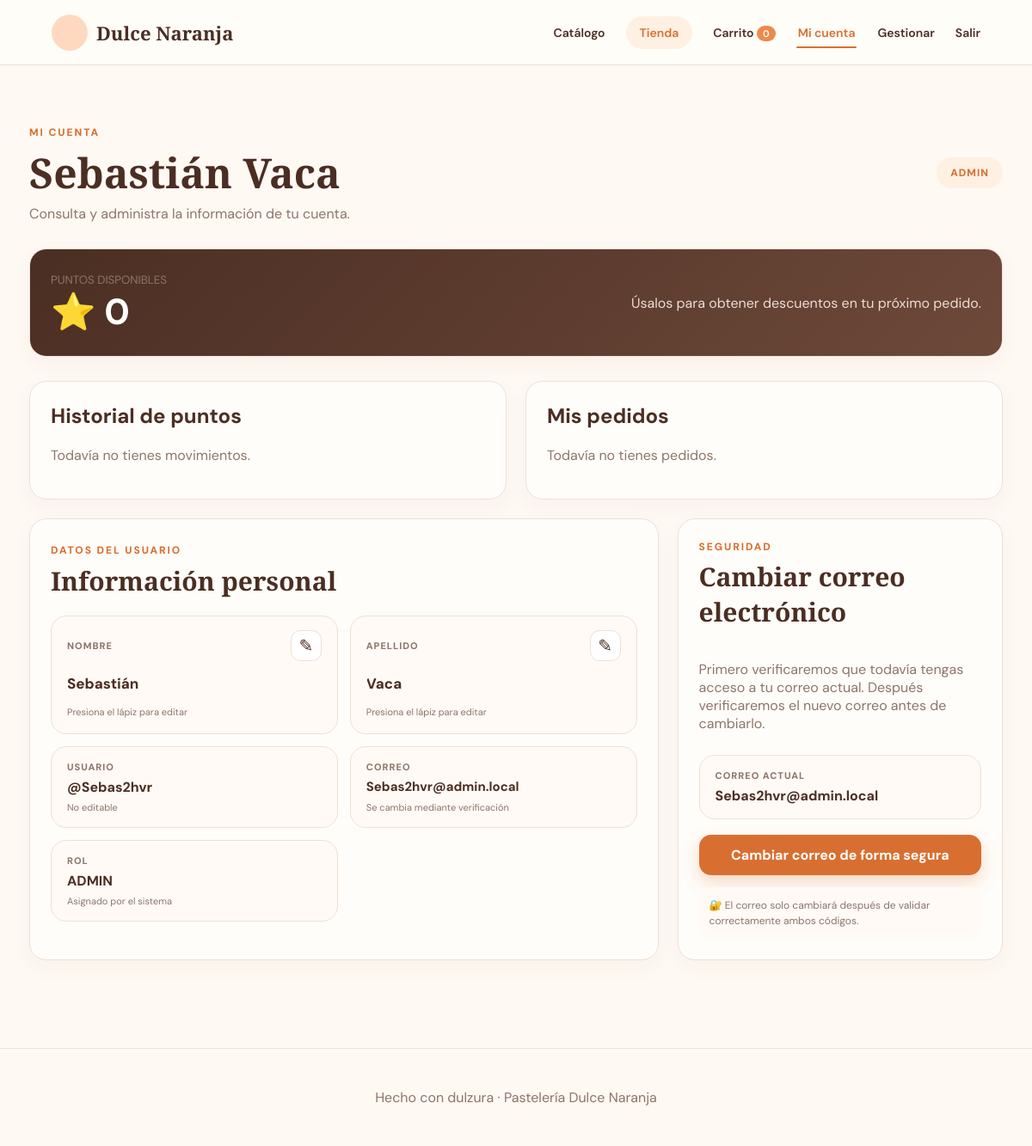
Screenshot of /profile (signed in) with the database file from the repository.
### tables this page shows
CREATE TABLE `users` (
  `id` bigint(20) unsigned NOT NULL AUTO_INCREMENT,
  `role_id` int(10) unsigned NOT NULL,
  `first_name` varchar(80) NOT NULL,
  `second_name` varchar(80) DEFAULT NULL,
  `last_name` varchar(80) NOT NULL,
  `second_last_name` varchar(80) NOT NULL,
  `username` varchar(60) NOT NULL,
  `email` varchar(160) NOT NULL,
  `google_sub` varchar(255) DEFAULT NULL,
  `password_hash` varchar(255) NOT NULL,
  `points_balance` int(11) NOT NULL DEFAULT 0,
  `status` enum('ACTIVE','INACTIVE','BANNED') NOT NULL DEFAULT 'ACTIVE',
  `created_at` timestamp NULL DEFAULT current_timestamp(),
  `updated_at` timestamp NULL DEFAULT current_timestamp() ON UPDATE current_timestamp(),
  PRIMARY KEY (`id`),
  UNIQUE KEY `username` (`username`),
  UNIQUE KEY `email` (`email`),
  UNIQUE KEY `google_sub` (`google_sub`),
  KEY `idx_users_role` (`role_id`),
  KEY `idx_users_status` (`status`),
  CONSTRAINT `fk_users_role` FOREIGN KEY (`role_id`) REFERENCES `roles` (`id`)
);

CREATE TABLE `roles` (
  `id` int(10) unsigned NOT NULL AUTO_INCREMENT,
  `name` varchar(50) NOT NULL,
  `created_at` timestamp NULL DEFAULT current_timestamp(),
  PRIMARY KEY (`id`),
  UNIQUE KEY `name` (`name`)
);

### src/Helpers/View.php (called while the page is built, shortened)
<?php
final class View {
    public static function render(string $view,array $data=[]):void {
        extract($data,EXTR_SKIP); $base=dirname(__DIR__,2).'/views/';
        $viewFile=$base.$view.'.php'; if(!is_file($viewFile)){http_response_code(500);exit('Vista no encontrada');}
        $auth=Auth::user(); $flashes=Flash::all(); $title=$data['title']??'Pastelería Dulce Naranja';
        require $base.'components/header.php';
        require $viewFile; require $base.'components/footer.php';
    }
    public static function e(mixed $v):string { return htmlspecialchars((string)$v,ENT_QUOTES,'UTF-8'); }
}

### src/Controllers/ProfileController.php (called while the page is built, shortened)
<?php
final class ProfileController
{
    public function show():void
    {
        AuthMiddleware::handle();$u=Auth::user();$pdo=Database::connection();
        $s=$pdo->prepare('SELECT pm.*,o.id order_no FROM point_movements pm LEFT JOIN orders o ON o.id=pm.order_id WHERE pm.user_id=? ORDER BY pm.created_at DESC LIMIT 50');$s->execute([$u['id']]);$mov=$s->fetchAll();
        $s=$pdo->prepare('SELECT o.*,os.name status_name FROM orders o JOIN order_statuses os ON os.id=o.status_id WHERE o.user_id=? ORDER BY o.created_at DESC LIMIT 20');$s->execute([$u['id']]);
        View::render('cliente/profile',['title'=>'Mi cuenta','movements'=>$mov,'orders'=>$s->fetchAll()]);
    }
}

### public/index.php (called while the page is built, shortened)
<?php
$r=new Router();
$r->add('GET','/',[HomeController::class,'home']);$r->add('GET','/catalog',[HomeController::class,'catalog']);$r->add('GET','/catalogo',[HomeController::class,'catalogo']);$r->add('GET','/product/{id}',[HomeController::class,'product']);$r->add('GET','/dashboard',[HomeController::class,'dashboard']);
$r->add('GET','/login',[AuthController::class,'loginForm']);$r->add('POST','/login',[AuthController::class,'login']);$r->add('GET','/register',[AuthController::class,'registerForm']);$r->add('POST','/register',[AuthController::class,'register']);$r->add('GET','/setup-admin',[AuthController::class,'setupForm']);$r->add('POST','/setup-admin',[AuthController::class,'setup']);$r->add('POST','/logout',[AuthController::class,'logout']);
$r->add('GET','/auth/google',[AuthController::class,'googleStart']);$r->add('GET','/auth/google/callback',[AuthController::class,'googleCallback']);
$r->add('GET','/cart',[CartController::class,'show']);$r->add('POST','/cart/add',[CartController::class,'add']);$r->add('POST','/cart/update',[CartController::class,'update']);$r->add('POST','/checkout',[CartController::class,'checkout']);
$r->add('GET','/profile',[ProfileController::class,'show']);$r->add('POST','/profile/update',[ProfileController::class,'updateProfile']);
$r->add('GET','/tienda',[StoreController::class,'index']);$r->add('POST','/tienda/canjear/{id}',[StoreController::class,'redeem']);
$r->add('POST','/profile/email/request-current',[ProfileController::class,'requestCurrentEmailCode']);$r->add('GET','/profile/email/verify-current',[ProfileController::class,'currentEmailCodeForm']);$r->add('POST','/profile/email/verify-current',[ProfileController::class,'verifyCurrentEmailCode']);
$r->add('GET','/profile/email/new',[ProfileController::class,'newEmailForm']);$r->add('POST','/profile/email/request-new',[ProfileController::class,'requestNewEmailCode']);$r->add('GET','/profile/email/verify-new',[ProfileController::class,'newEmailCodeForm']);$r->add('POST','/profile/email/verify-new',[ProfileController::class,'verifyNewEmailCode']);
$r->add('GET','/admin',[AdminController::class,'dashboard']);$r->add('GET','/admin/products',[AdminProductController::class,'index']);$r->add('GET','/admin/products/create',[AdminProductController::class,'create']);$r->add('POST','/admin/products',[AdminProductController::class,'store']);$r->add('GET','/admin/products/{id}/edit',[AdminProductController::class,'edit']);$r->add('POST','/admin/products/{id}/update',[AdminProductController::class,'update']);$r->add('POST','/admin/products/{id}/delete',[AdminProductController::class,'delete']);
$r->add('GET','/admin/categories',[AdminCategoryController::class,'index']);$r->add('POST','/admin/categories',[AdminCategoryController::class,'store']);$r->add('POST','/admin/categories/{id}/toggle',[AdminCategoryController::class,'toggle']);$r->add('GET','/admin/rewards',[AdminRewardController::class,'index']);$r->add('POST','/admin/rewards',[AdminRewardController::class,'store']);$r->add('POST','/admin/rewards/{id}/toggle',[AdminRewardController::class,'toggle']);
$r->add('GET','/admin/users',[AdminUserController::class,'index']);$r->add('POST','/admin/users/{id}/status',[AdminUserController::class,'status']);$r->add('POST','/admin/users/{id}/role',[AdminUserController::class,'requestRole']);$r->add('GET','/admin/users/role/verify',[AdminUserController::class,'verifyRoleForm']);$r->add('POST','/admin/users/role/verify',[AdminUserController::class,'verifyRole']);
$r->add('GET','/admin/orders',[AdminOrderController::class,'index']);$r->add('POST','/admin/orders/{id}/status',[AdminOrderController::class,'status']);
$r->add('GET','/admin/settings',[AdminSettingsController::class,'index']);$r->add('POST','/admin/settings',[AdminSettingsController::class,'save']);
$r->add('GET','/admin/reports',[AdminReportController::class,'index']);
$r->dispatch($_SERVER['REQUEST_METHOD'],$_SERVER['REQUEST_URI']);

### src/Helpers/Auth.php (called while the page is built, shortened)
<?php
final class Auth {
    public static function user(): ?array {
        $id=$_SESSION['user_id'] ?? null; if (!$id) return null;
        $st=Database::connection()->prepare('SELECT u.id,u.first_name,u.second_name,u.last_name,u.second_last_name,u.username,u.email,u.points_balance,u.status,r.name role FROM users u JOIN roles r ON r.id=u.role_id WHERE u.id=? LIMIT 1');
        $st->execute([$id]); return $st->fetch() ?: null;
    }
    public static function can(string $permission):bool {
        $u=self::user(); if(!$u)return false;
        $st=Database::connection()->prepare('SELECT COUNT(*) FROM role_permissions rp JOIN permissions p ON p.id=rp.permission_id JOIN roles r ON r.id=rp.role_id WHERE r.name=? AND p.name=?');
        $st->execute([$u['role'],$permission]); return (int)$st->fetchColumn()>0;
    }
    public static function canAccessManagement():bool { return self::can('dashboard.view'); }
}

### src/Config/Database.php (called while the page is built, shortened)
<?php
final class Database {
    private static ?PDO $pdo=null;
    public static function connection(): PDO {
        if (self::$pdo) return self::$pdo;
        $dsn=sprintf('mysql:host=%s;port=%s;dbname=%s;charset=utf8mb4', Env::get('DB_HOST','127.0.0.1'), Env::get('DB_PORT','3306'), Env::get('DB_NAME','pasteleria_db'));
        try {
            self::$pdo=new PDO($dsn, Env::get('DB_USER','root'), Env::get('DB_PASSWORD',''), [PDO::ATTR_ERRMODE=>PDO::ERRMODE_EXCEPTION, PDO::ATTR_DEFAULT_FETCH_MODE=>PDO::FETCH_ASSOC, PDO::ATTR_EMULATE_PREPARES=>false]);
            return self::$pdo;
        } catch (PDOException $e) { http_response_code(500); exit('No se pudo conectar a la base de datos. Revisa tu archivo .env y ejecuta database/schema.sql.'); }
    }
}

### views/cliente/profile.php (the view, shortened to what this page needs)
<link rel="stylesheet" href="/css/profile.css">
<section class="page-head profile-head">
    <div>
        <span class="eyebrow">MI CUENTA</span>
        <h1><?=View::e(trim($auth['first_name'].' '.$auth['last_name']))?></h1>
        <p>Consulta y administra la información de tu cuenta.</p>
    </div>
    <div class="role-badge"><?=View::e($auth['role'])?></div>
</section>
<div class="points-hero">
    <div>
        <small>PUNTOS DISPONIBLES</small>
        <strong>⭐ <?=$auth['points_balance']?></strong>
    </div>
    <p>Úsalos para obtener descuentos en tu próximo pedido.</p>
</div>
<div class="two-col profile-activity">
    <section class="panel">
        <h2>Historial de puntos</h2>
        <?php if(!$movements):?><p class="muted">Todavía no tienes movimientos.</p><?php endif;?>
    </section>
    <section class="panel">
        <h2>Mis pedidos</h2>
        <?php if(!$orders):?><p class="muted">Todavía no tienes pedidos.</p><?php endif;?>
    </section>
</div>
<section class="account-grid">
    <article class="panel account-card">
        <div class="account-card-head">
            <div>
                <span class="eyebrow">DATOS DEL USUARIO</span>
                <h2>Información personal</h2>
            </div>
        </div>
        <div class="account-info">
            <form class="account-field editable-account-field" method="post" action="/profile/update" data-editable-profile-field data-label="nombre">
                <div class="field-topline">
                    <span>NOMBRE</span>
                    <button class="field-action" type="button" data-field-action aria-label="Editar nombre" title="Editar nombre">
                        <span class="icon-pencil" aria-hidden="true">✎</span>
                    </button>
                </div>
                <input
                    class="profile-inline-input"
                    type="text"
                    name="value"
                    maxlength="80"
                    required
                    readonly
                    autocomplete="given-name"
                    data-original="<?=View::e($auth['first_name'])?>"
                    value="<?=View::e($auth['first_name'])?>"
                >
                <small data-field-help>Presiona el lápiz para editar</small>
            </form>
            <form class="account-field editable-account-field" method="post" action="/profile/update" data-editable-profile-field data-label="apellido">
                <div class="field-topline">
                    <span>APELLIDO</span>
                    <button class="field-action" type="button" data-field-action aria-label="Editar apellido" title="Editar apellido">
                        <span class="icon-pencil" aria-hidden="true">✎</span>
                    </button>
                </div>
                <input
                    class="profile-inline-input"
                    type="text"
                    name="value"
                    maxlength="80"
                    required
                    readonly
                    autocomplete="family-name"
                    data-original="<?=View::e($auth['last_name'])?>"
                    value="<?=View::e($auth['last_name'])?>"
                >
                <small data-field-help>Presiona el lápiz para editar</small>
            </form>
            <div class="account-field">
                <span>USUARIO</span>
                <strong>@<?=View::e($auth['username'])?></strong>
                <small>No editable</small>
            </div>
            <div class="account-field email-summary-field">
                <span>CORREO</span>
                <strong><?=View::e($auth['email'])?></strong>
                <small>Se cambia mediante verificación</small>
            </div>
            <div class="account-field">
                <span>ROL</span>
                <strong><?=View::e($auth['role'])?></strong>
                <small>Asignado por el sistema</small>
            </div>
        </div>
    </article>
    <article class="panel email-card">
        <span class="eyebrow">SEGURIDAD</span>
        <h2>Cambiar correo electrónico</h2>
        <p class="muted">Primero verificaremos que todavía tengas acceso a tu correo actual. Después verificaremos el nuevo correo antes de cambiarlo.</p>
        <div class="current-email">
            <span>Correo actual</span>
            <strong><?=View::e($auth['email'])?></strong>
        </div>
        <form method="post" action="/profile/email/request-current" data-email-change-start>
            <button class="primary wide" type="submit">Cambiar correo de forma segura</button>
        </form>
        <div class="security-note">🔐 El correo solo cambiará después de validar correctamente ambos códigos.</div>
    </article>
</section>

### src/Router.php (shortened to what this page needs)
<?php
final class Router {
    private array $routes=[];
    public function add(string $method,string $path,array $handler):void{$this->routes[]=[strtoupper($method),$path,$handler];}
    public function dispatch(string $method,string $uri):void{
        $path=parse_url($uri,PHP_URL_PATH) ?: '/';
        foreach($this->routes as [$m,$pattern,$handler]){
            if($m!==strtoupper($method)) continue;
            $regex=preg_replace('#\{([a-zA-Z_][a-zA-Z0-9_]*)\}#','(?P<$1>[^/]+)',$pattern); $regex='#^'.$regex.'$#';
            if(preg_match($regex,$path,$matches)){
                $params=array_filter($matches,'is_string',ARRAY_FILTER_USE_KEY); [$class,$fn]=$handler; (new $class())->$fn(...array_values($params)); return;
            }
        }
    }
}

### rows the page displays
users: first_name+last_name "Sebastián Vaca", role.name "ADMIN", points_balance "0", value "Sebastián", value "Vaca", username "Sebas2hvr", email "Sebas2hvr@admin.local"
